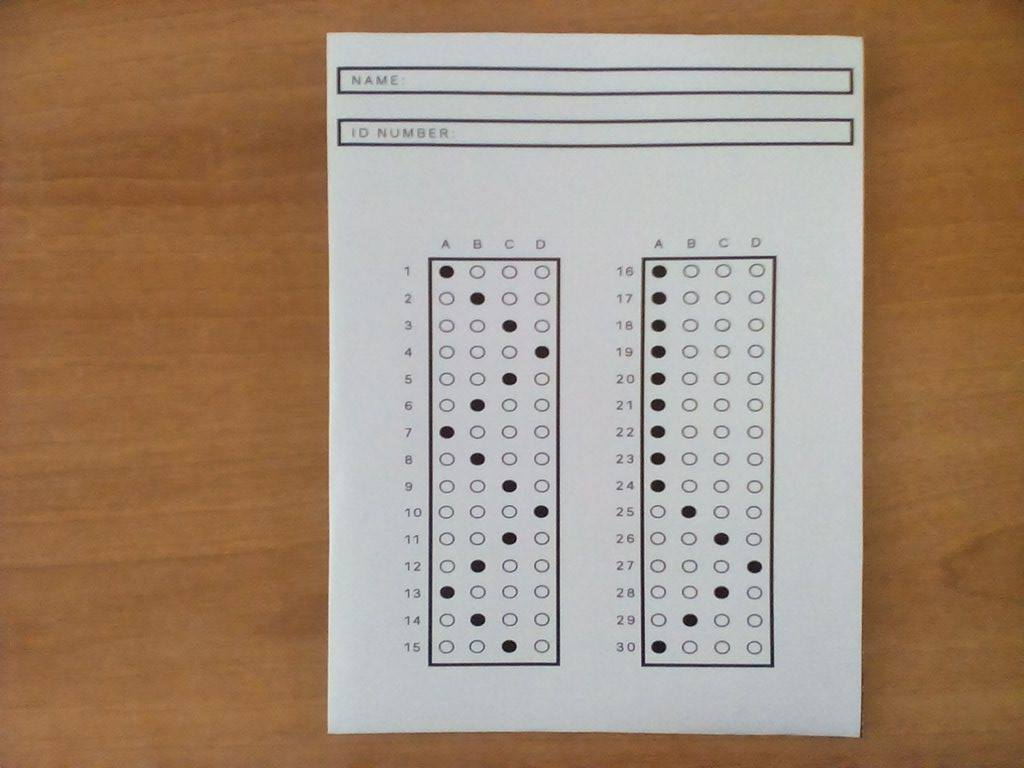
#> input picture m1.png, 1024 x 768 px
$ python a1.py
#> lines starting #> are read from the running program, lines starting #| are printed output that depends on the picture; after the words box and inside, x2 and y2 are one past the last pixel; in counts of white or black regions, pixels touching at a corner belong together
import cv2
import numpy as np
from matplotlib import pyplot as plt
from skimage import measure

def getAnswers(im, i):
	label = measure.label(im, background=0)
	props = measure.regionprops(label)
	colord = plt.imshow(label, cmap='spectral')
	plt.axis('off')
	plt.tight_layout()
	plt.show()

	a, b = im.shape[:2]
	bound1 = b/4
	bound2 = bound1*2
	bound3 = bound1*3
	bound4 = b

	# print(b)
	# print(bound1, bound2, bound3, bound4)


	for p in props:
		x, y = p.centroid

		if y > 0 and y <= bound1:
			print(str(i), 'A')
		elif y > bound1 and y <= bound2:
			print(str(i), 'B')
		elif y > bound2 and y <= bound3:
			print(str(i), 'C')
		elif y > bound3 and y <= bound4:
			print(str(i), 'D')

		i = i+1

	return;


# start ---------------------------------------------------------------

img = cv2.imread("m1.png")
#> img is the input picture: shape (768, 1024, 3); mean B, G, R 119.3, 139.6, 162.6
# img = 255-img
gray = cv2.cvtColor(img, cv2.COLOR_BGR2GRAY)
gray = cv2.blur(gray,(7,7));
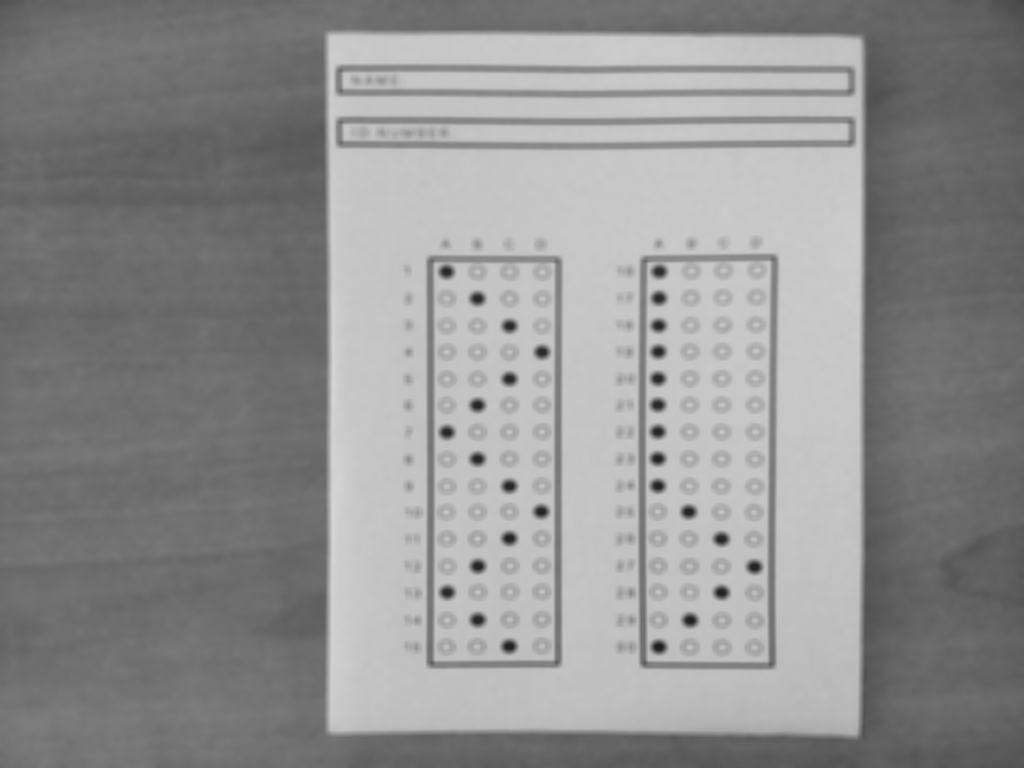
#> gray: shape (768, 1024); min 30, max 214, mean 144.2
r, thresh = cv2.threshold(gray, 0, 255, cv2.THRESH_BINARY+cv2.THRESH_OTSU)
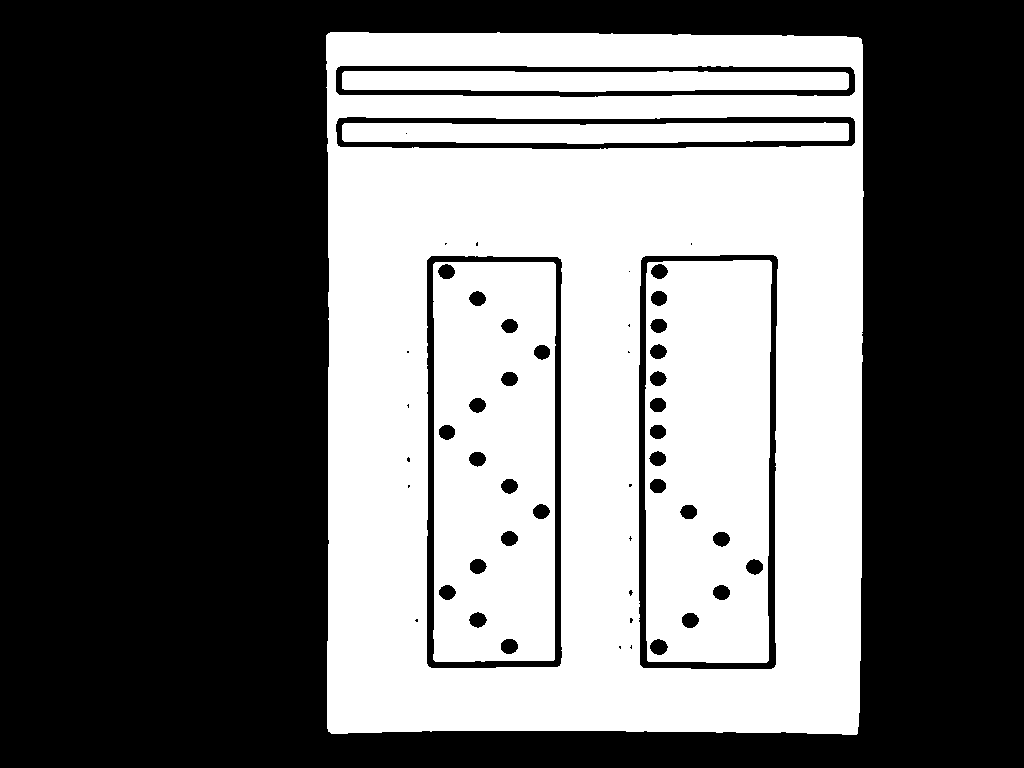
#> thresh: shape (768, 1024); 43.6% white; 5 white regions, box (x1, y1, x2, y2) and area: (326, 32, 864, 735) 231480, (645, 260, 772, 663) 46877, (433, 262, 556, 662) 45587, (342, 71, 849, 92) 9599, (342, 122, 849, 144) 9565
#> r = 149
thresh = 255-thresh;
thresh =  cv2.morphologyEx(thresh, cv2.MORPH_OPEN, np.ones((4,4)))
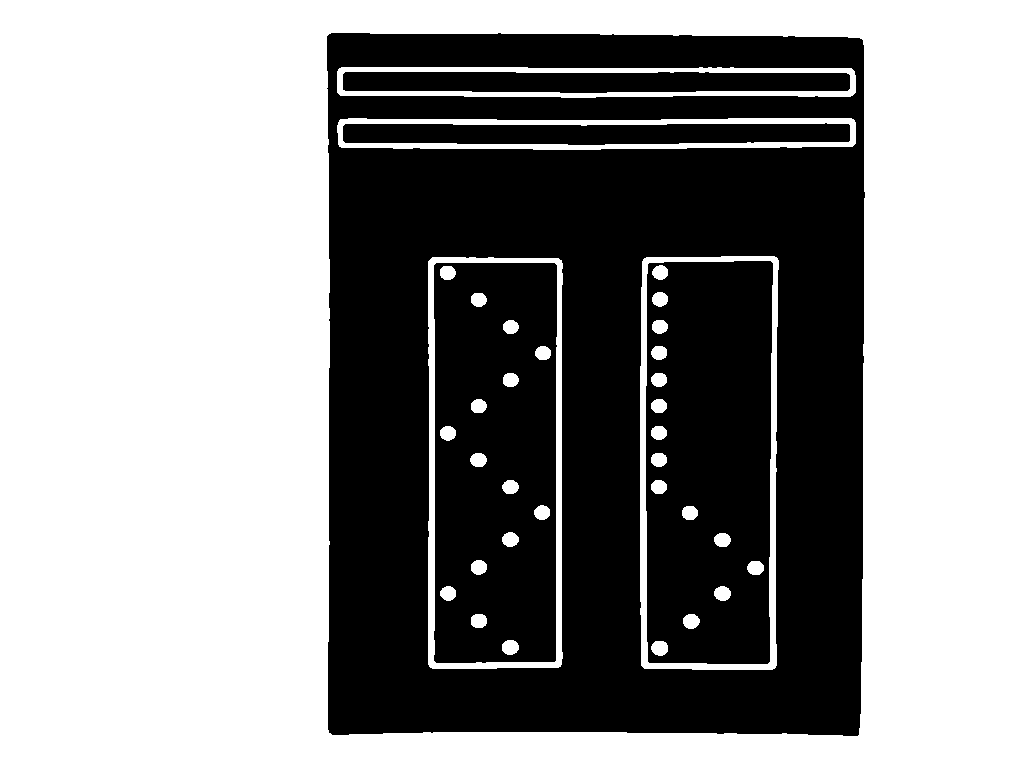
#> thresh: shape (768, 1024); 56.3% white; 5 black regions
# [5 lines of commented-out code are left out]

blobs_labels = measure.label(thresh, background=0)
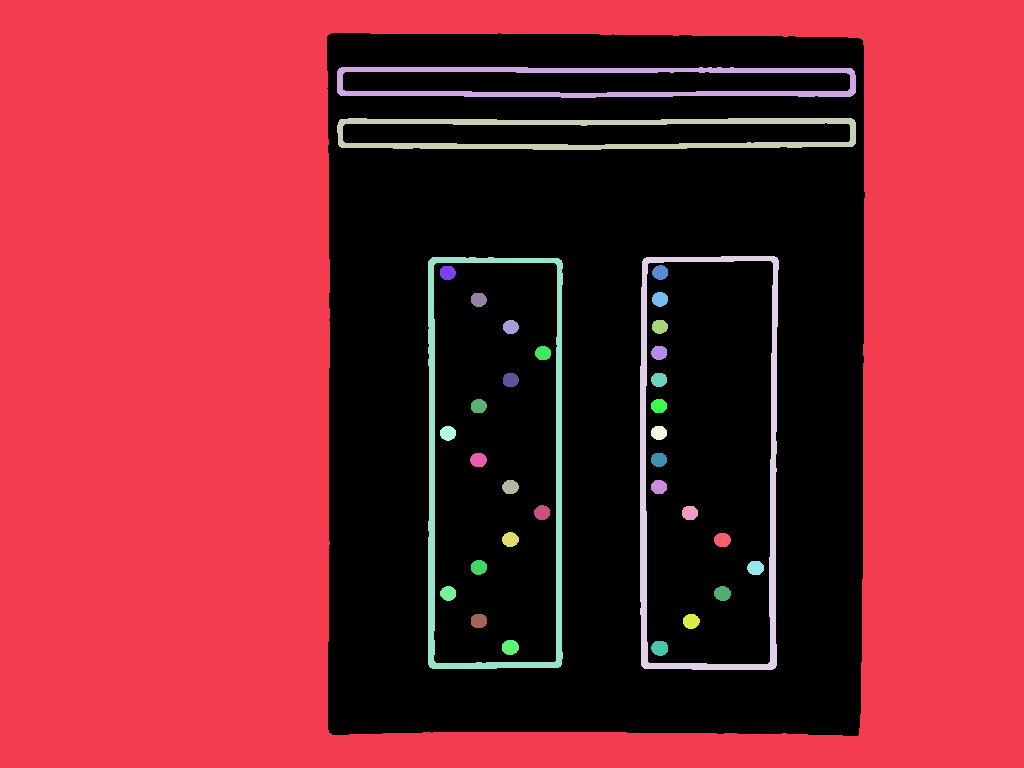
#> blobs_labels: shape (768, 1024) int64; 36 distinct labels, from 0 to 35; one colour per label, 0 black
props = measure.regionprops(blobs_labels)
#> props = 35 regions; largest, box (x1, y1, x2, y2) and area: (0, 0, 1024, 768) 413394, (640, 256, 779, 670) 6502, (428, 257, 563, 669) 6423, (337, 118, 856, 150) 5718, (337, 67, 856, 98) 5402
colord = plt.imshow(blobs_labels, cmap='spectral')
plt.axis('off')
plt.tight_layout()
# [6 lines of commented-out code are left out]


ans_p1 = props[4]
ans_p2 = props[3]

x, y, x2, y2 = ans_p1.bbox
#> x = 257; y = 428; x2 = 669; y2 = 563
ans_i1 = thresh[x+10:x2-12, y+12:y2-12]
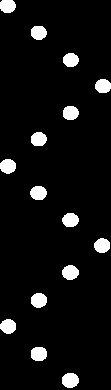
#> ans_i1: shape (390, 111); 6.5% white; 15 white regions
# ans_i1 = thresh[x:x2, y:y2]
getAnswers(ans_i1, 1)
#> in getAnswers, `label = measure.label(im, background=0)`:
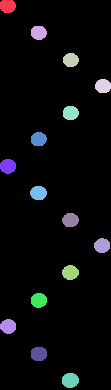
#> label: shape (390, 111) int64; 16 distinct labels, from 0 to 15; one colour per label, 0 black
#> in getAnswers, `props = measure.regionprops(label)`: props = 15 regions; largest, box (x1, y1, x2, y2) and area: (62, 373, 79, 388) 206, (62, 265, 79, 280) 196, (31, 293, 47, 308) 193, (31, 347, 47, 361) 193, (30, 186, 47, 200) 191
#> the loop in getAnswers, `for p in props:` made 15 passes
#> (x, y) on passes 1 to 12: (5.71, 7.25), (32.29, 38.26), (59.57, 70.37), (85.64, 102.6), (112.5, 70.21), (138.7, 38.26), (165.8, 7.5), (192.5, 38.02), (219.6, 70.02), (245.2, 101.7), (272.1, 69.92), (299.9, 38.42)
#| 1 A
#| 2 B
#| 3 C
#| 4 D
#| 5 C
#| 6 B
#| 7 A
#| 8 B
#> (further printed lines are left out)
#> after the loop in getAnswers, `for p in props:`: i = 16

x, y, x2, y2 = ans_p2.bbox
#> x = 256; y = 640; x2 = 670; y2 = 779
ans_i2 = thresh[x+10:x2-12, y+12:y2-12]
#> ans_i2: shape (392, 115); 6.2% white; 15 white regions
# ans_i2 = thresh[x:x2, y:y2]
getAnswers(ans_i2, 16)
#> call 2 of getAnswers, with i = 16
#> in getAnswers (call 2), `label = measure.label(im, background=0)`:
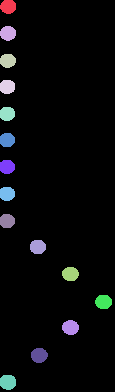
#> label: shape (392, 115) int64; 16 distinct labels, from 0 to 15; one colour per label, 0 black
#> in getAnswers (call 2), `props = measure.regionprops(label)`: props = 15 regions; largest, box (x1, y1, x2, y2) and area: (0, 375, 16, 390) 203, (31, 348, 48, 363) 201, (62, 320, 79, 335) 199, (95, 295, 112, 309) 195, (62, 267, 79, 281) 192
#> the loop in getAnswers (call 2), `for p in props:` made 15 passes
#> (x, y) on passes 1 to 12: (6.23, 7.79), (32.85, 7.54), (60.29, 7.35), (86.38, 6.89), (113.4, 6.82), (139.5, 6.77), (166.4, 6.72), (193.3, 6.72), (220.5, 6.73), (246.5, 37.4), (273.5, 69.98), (301.5, 103.1)
#| 16 A
#| 17 A
#| 18 A
#| 19 A
#| 20 A
#| 21 A
#| 22 A
#| 23 A
#> (further printed lines are left out)
#> after the loop in getAnswers (call 2), `for p in props:`: i = 31


# cv2.imshow('left?', ans_i1)
# cv2.imshow('right?', ans_i2)

cv2.waitKey(0)
cv2.destroyAllWindows()
